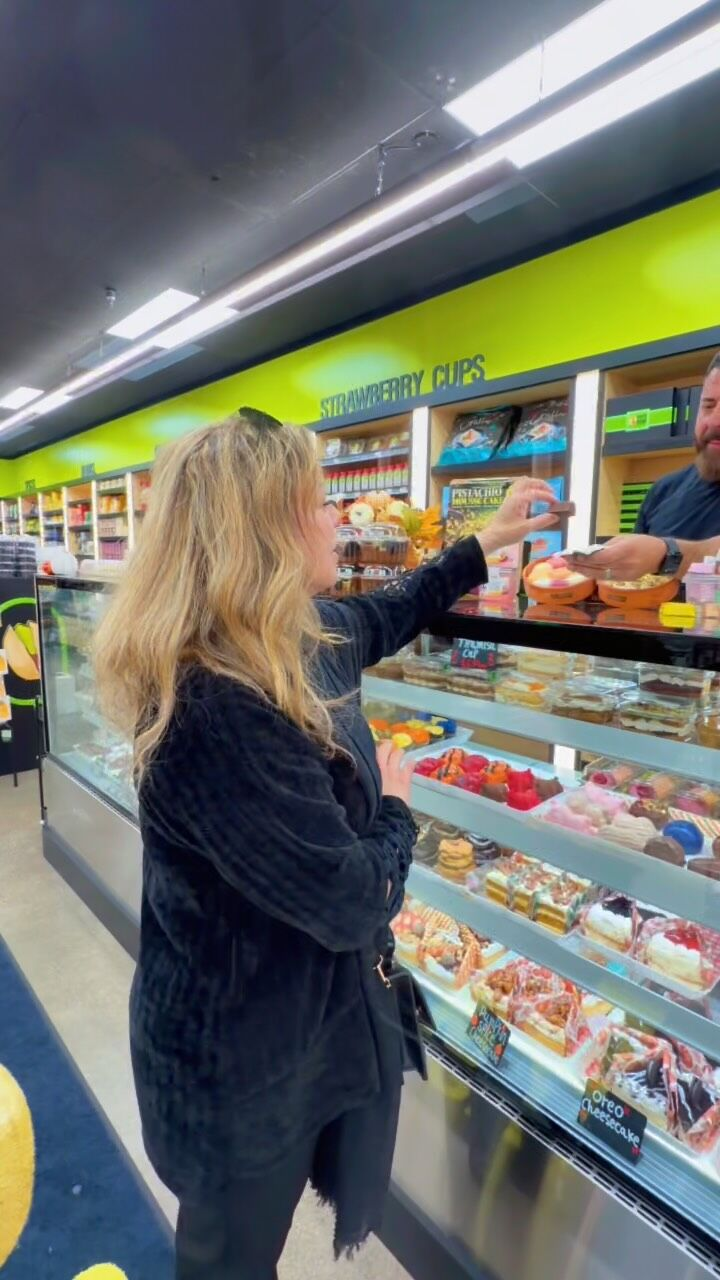
#> input picture nutsnow/img/post1.jpg, 720 x 1280 px, found by its file name
$ python trace2.py
#> lines starting #> are read from the running program, lines starting #| are printed output that depends on the picture; after the words box and inside, x2 and y2 are one past the last pixel; in counts of white or black regions, pixels touching at a corner belong together
import cv2, numpy as np, subprocess, re, json, sys
D = '/tmp/claude-0/-home-user-Baydounurgentcare/d614465f-65b2-511b-9847-8ee0665a973e/scratchpad/tikiz/'
im = cv2.imread(D + 'ig/img/post1.jpg').astype(np.float32)
S = 8
big = cv2.resize(im, None, fx=S, fy=S, interpolation=cv2.INTER_CUBIC)
big = cv2.GaussianBlur(big, (0, 0), 2.2)
b, g, r = big[..., 0], big[..., 1], big[..., 2]
L = .299 * r + .587 * g + .114 * b
ink = (L < 105).astype(np.uint8)
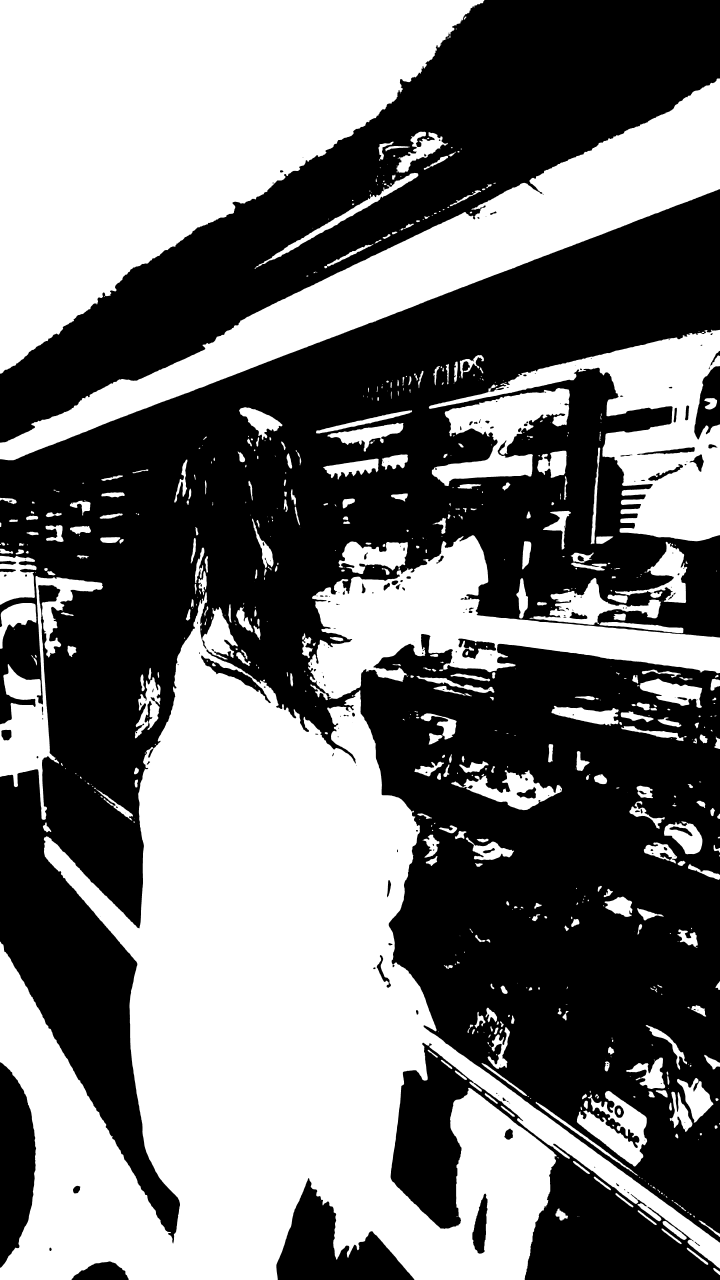
#> ink: shape (10240, 5760) (shown at 1/8 size); values 0 (black) and 1 (white), 46.4% white; 678 white regions (57 under 20 px), largest, box (x1, y1, x2, y2) and area: (0, 4739, 5760, 10240) 12539680, (0, 0, 3874, 2989) 6199675, (0, 628, 5760, 3682) 2888833
yel = ((r > 150) & (g > 130) & (b < 120)).astype(np.uint8)
#> yel: shape (10240, 5760); values 0 (black) and 1 (white), 7.7% white; 1261 white regions (751 under 20 px), largest, box (x1, y1, x2, y2) and area: (0, 2736, 3467, 5849) 1362211, (3779, 1696, 5760, 3038) 1327814, (1978, 3485, 2668, 5805) 419273
H, W = ink.shape
#> H = 10240; W = 5760
cv2.imwrite(D + 't_ink.png', ink * 255); cv2.imwrite(D + 't_yel.png', yel * 255)
# yellow components: the disc is the big one, the Arabic line is the rest below it
n, cc, st, cen = cv2.connectedComponentsWithStats(yel)
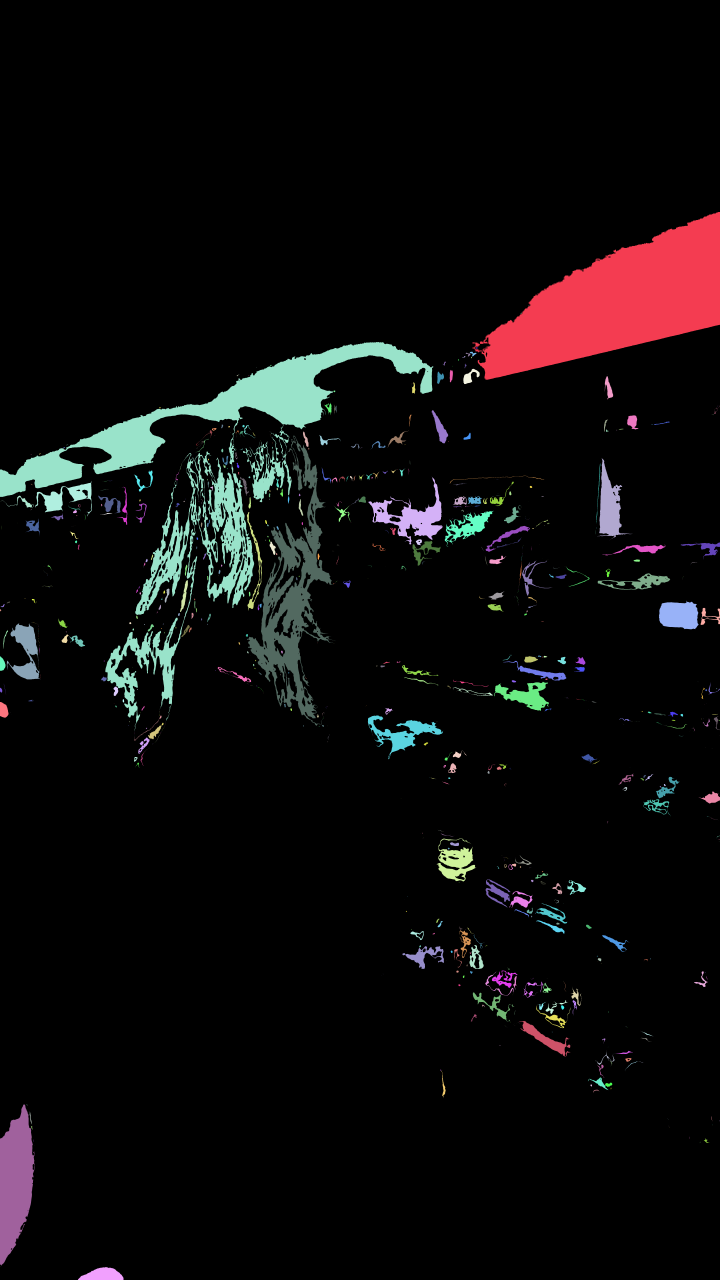
#> cc: shape (10240, 5760) int32 (shown at 1/8 size); 1262 distinct labels, from 0 to 1261; one colour per label, 0 black
#> n = 1262; st = 1262 rows, first 6: [0, 0, 5760, 10240, 54445100], [3779, 1696, 1981, 1342, 1327814], [4229, 2444, 5, 5, 17], [4165, 2501, 10, 12, 44], [4109, 2566, 2, 3, 5], [0, 2736, 3467, 3113, 1362211]; cen = 1262 pairs, first value 0.5 to 5758.7, second value 2423 to 10198.9
order = np.argsort(-st[1:, cv2.CC_STAT_AREA]) + 1
#> order = 1261 values, max 1261 at index 15, min 1 at index 1, mean 631
disc = (cc == order[0]).astype(np.uint8)
#> disc: shape (10240, 5760); values 0 (black) and 1 (white), 2.3% white; 1 white region, box (x1, y1, x2, y2) and area: (0, 2736, 3467, 5849) 1362211
arab = np.zeros_like(yel)
for i in order[1:]:
    x, y, w, h, a = st[i]
    if a > 400 and y > H * 0.6: arab[cc == i] = 1
#> this loop made 1260 passes
#> (i, x, y, w, h, a) on passes 2 to 4: (79, 1978, 3485, 690, 2320, 419273), (1237, 0, 8835, 277, 1296, 242163), (184, 2948, 3813, 592, 543, 95243)
#> arab: shape (10240, 5760); values 0 (black) and 1 (white), 0.92% white; 57 white regions, largest, box (x1, y1, x2, y2) and area: (0, 8835, 277, 10131) 242163, (3492, 6706, 3811, 7052) 49770, (4148, 8169, 4564, 8452) 27872
def potrace(mask, name):
    cv2.imwrite(D + f'{name}.pbm', ((1 - mask) * 255).astype(np.uint8))
    subprocess.run(['potrace', D + f'{name}.pbm', '-s', '-o', D + f'{name}.svg', '-t', '30', '-a', '1.0', '-O', '0.4', '--flat'], check=True)
    s = open(D + f'{name}.svg').read()
    tr = re.search(r'<g transform="([^"]+)"', s).group(1)
    return {'transform': tr, 'd': ' '.join(x.replace('\n', ' ') for x in re.findall(r'<path d="([^"]+)"', s))}
out = {'w': W, 'h': H, 'parts': []}
#> out = {'w': 5760, 'h': 10240, 'parts': []}
# ink components (inside the disc area), each traced on its own
n, cc, st, cen = cv2.connectedComponentsWithStats(ink)
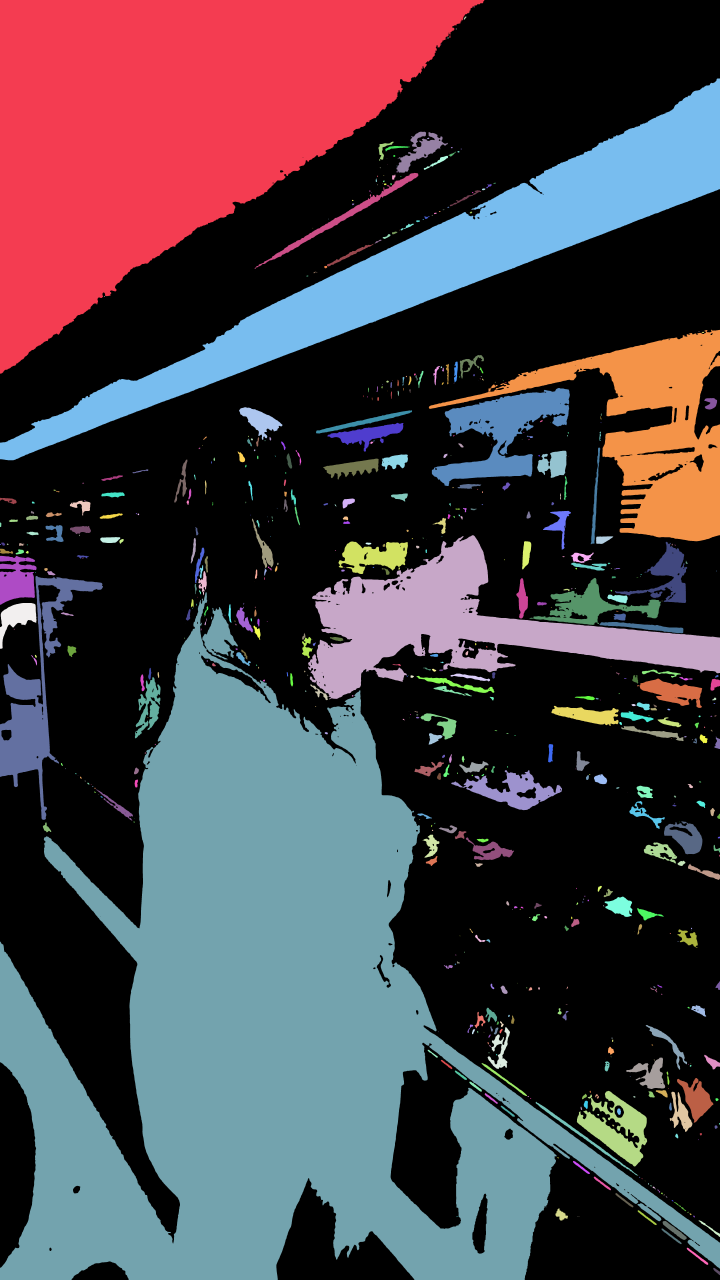
#> cc: shape (10240, 5760) int32 (shown at 1/8 size); 679 distinct labels, from 0 to 678; one colour per label, 0 black
#> n = 679; st = 679 rows, first 6: [0, 0, 5760, 10240, 31613199], [0, 0, 3874, 2989, 6199675], [3790, 53, 8, 6, 38], [3710, 132, 22, 25, 261], [3646, 226, 6, 11, 42], [3576, 300, 15, 7, 71]; cen = 679 pairs, first value 3.49 to 5756.8, second value 55.32 to 10169.7
k = 0
for i in range(1, n):
    x, y, w, h, a = st[i]
    if a < 120: continue
    m = (cc == i).astype(np.uint8)
#> (the run stopped early here; a loop or call above may not have finished)

$ run again, with nutsnow/img/post6.jpg copied over nutsnow/img/post1.jpg
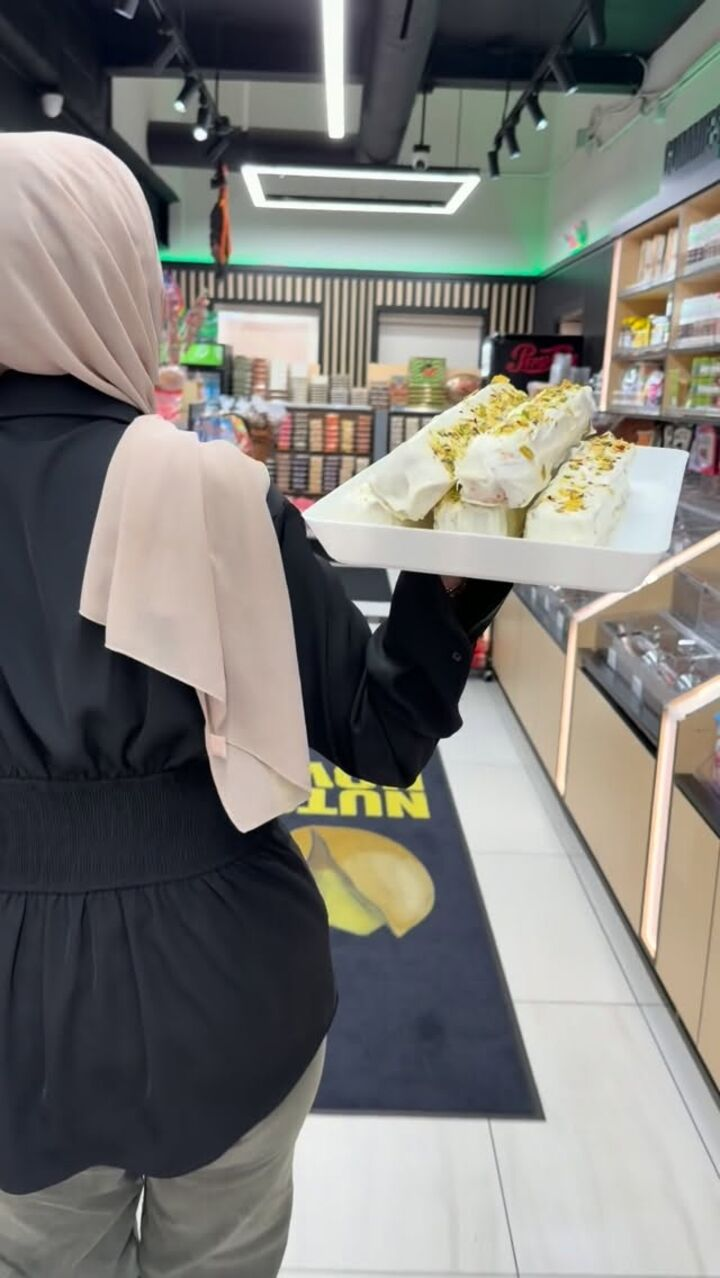
#> input picture nutsnow/img/post6.jpg, 720 x 1278 px, found by its file name
#> ink: shape (10224, 5760); values 0 (black) and 1 (white), 42.5% white; 260 white regions (20 under 20 px), largest, box (x1, y1, x2, y2) and area: (0, 2899, 4397, 10224) 17125921, (0, 0, 5760, 3160) 6313566, (4658, 3292, 5760, 4031) 236653
#> yel: shape (10224, 5760); values 0 (black) and 1 (white), 2.4% white; 896 white regions (678 under 20 px), largest, box (x1, y1, x2, y2) and area: (2327, 6611, 3407, 7487) 450541, (4604, 4594, 5388, 5355) 111728, (5411, 5630, 5760, 6151) 79372
#> `n, cc, st, cen = cv2.connectedComponentsWithStats(yel)`: n = 897; st = 897 rows, first 6: [0, 0, 5760, 10224, 57464782], [1824, 1522, 12, 6, 39], [1805, 1531, 34, 395, 4338], [5672, 1539, 9, 9, 62], [5524, 1543, 137, 87, 2004], [1783, 1611, 9, 14, 91]; cen = 897 pairs, first value 695.7 to 5758.6, second value 1524.6 to 8645
#> order = 896 values, max 896 at index 635, min 1 at index 191, mean 448.5
#> disc: shape (10224, 5760); values 0 (black) and 1 (white), 0.77% white; 1 white region, box (x1, y1, x2, y2) and area: (2327, 6611, 3407, 7487) 450541
#> the loop `for i in order[1:]:` made 895 passes
#> (i, x, y, w, h, a) on passes 1 to 3: (492, 4604, 4594, 784, 761, 111728), (527, 5411, 5630, 349, 521, 79372), (589, 2673, 6143, 383, 386, 72872)
#> `n, cc, st, cen = cv2.connectedComponentsWithStats(ink)`:
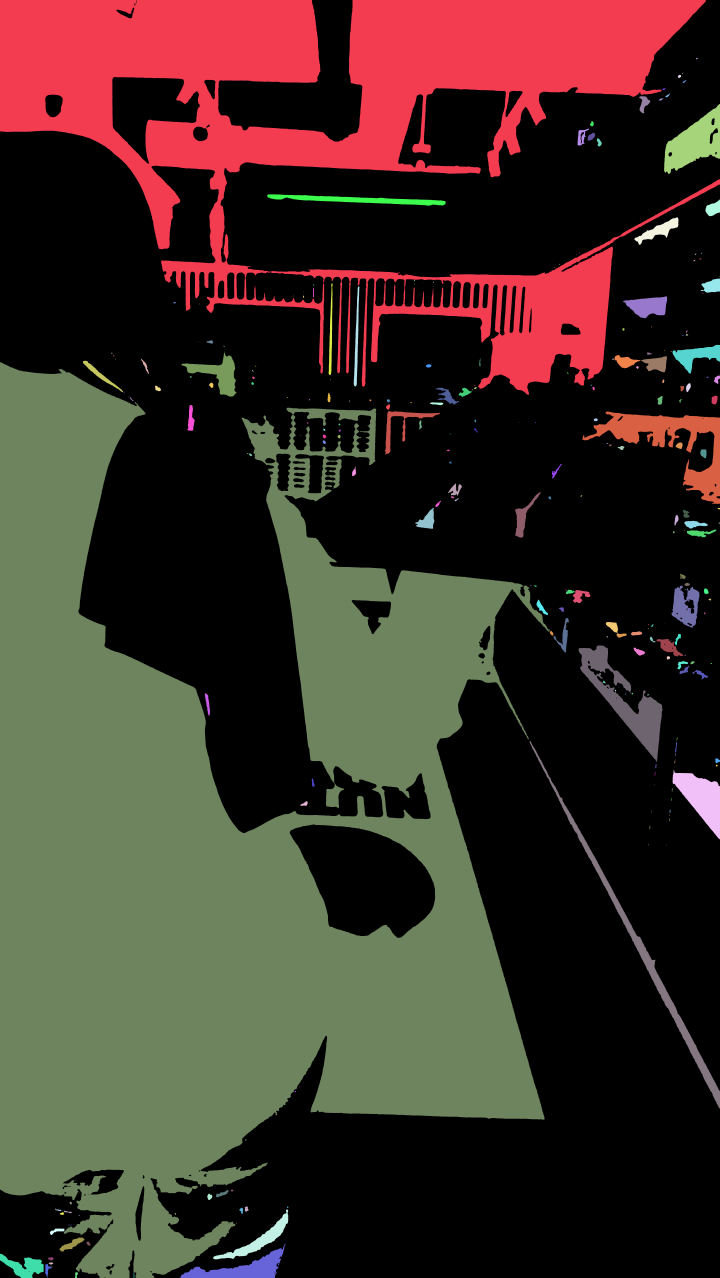
#> cc: shape (10224, 5760) int32 (shown at 1/8 size); 261 distinct labels, from 0 to 260; one colour per label, 0 black
#> `n, cc, st, cen = cv2.connectedComponentsWithStats(ink)`: n = 261; st = 261 rows, first 6: [0, 0, 5760, 10224, 33869844], [0, 0, 5760, 3160, 6313566], [5569, 463, 14, 12, 112], [5456, 581, 12, 12, 48], [5423, 599, 26, 26, 481], [5503, 631, 1, 2, 2]; cen = 261 pairs, first value 195.5 to 5757, second value 467.9 to 10204.3
